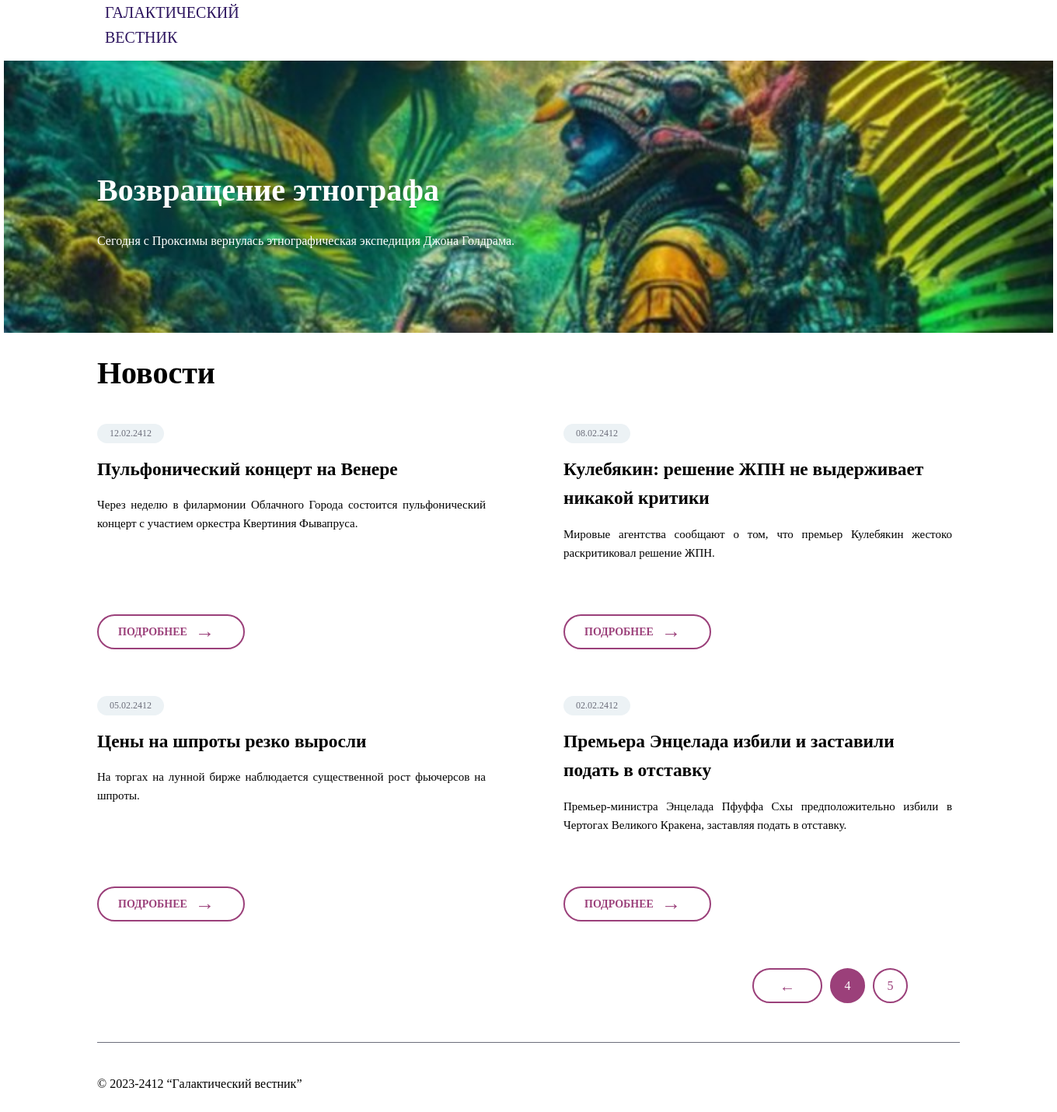
The app's page /news/group=1&newseg=0 with its own data.
### tables this page shows
CREATE TABLE `news` (
  `id` int(11) unsigned NOT NULL AUTO_INCREMENT,
  `date` datetime NULL DEFAULT NULL,
  `title` varchar(250) NOT NULL DEFAULT '',
  `announce` text NULL DEFAULT NULL,
  `content` text NULL DEFAULT NULL,
  `image` varchar(250) NOT NULL DEFAULT '',
  PRIMARY KEY (`id`),
  KEY `id` (`id`),

  KEY `idx_news_date` (`date`));

### index.php (called while the page is built, shortened)
<?php
$partsOrig = explode("/", $_SERVER["REQUEST_URI"]);
$prefix = '/news';
$postfix = '/newsID=';
$parts[1] = $partsOrig[1] ?? Null;
$parts[2] = $partsOrig[2] ?? Null;
$parts[3] = $partsOrig[3] ?? Null;
$uriFirstLevel = preg_match('/news/', (string) $parts[1]);
$uriSecondLevel = preg_match('/group=[0-9]*&newseg=[0-9]*/',(string) $parts[2]);
$uriThridLevel = preg_match('/newsID=[0-9]*/',(string) $parts[3]);
if ( ($parts[1] == NULL or $parts[1] == 'news') and $parts[2] == NULL):
    header("Location: /news/group=0&newseg=0");
    exit;
 elseif ( $uriFirstLevel == True and $uriSecondLevel == True and $parts[3] == Null):
$numbers = preg_split("/[=&]/",$parts[2]);
$newsID = $parts[3] ?? Null;
elseif ( $uriFirstLevel == True and $uriSecondLevel == True and $uriThridLevel == True):
$numbers = preg_split("/[=&]/",$parts[2]);
$newsID = preg_split("/=/",$parts[3])[1];
else:
    http_response_code(404);
	echo "<h3>Ошибка 404</h3><p1>Страница не существует</p1>";
	exit;
endif;
$database = new Database("localhost","galaxy_newspaper", "admin@localhost", "myawesomepass");
$gateway = new NewsGateway($database);
$view = new mainPageView();
$newsView = new showNewsView();
$controller = new NewsController($gateway,$view,$newsView);
$controller -> processRequest($_SERVER["REQUEST_METHOD"], (int)$numbers[1], (int) $numbers[3],$prefix,$postfix,$newsID);

### src/NewsGateway.php (called while the page is built)
<?php
class NewsGateway
{
    private PDO $conn;
    public function __construct(Database $database)
    {
        $this -> conn = $database -> getConnection();
    }
    public function getAll(): array
    {
        $sql = 'SELECT id, DATE_FORMAT(date, "%d.%m.%Y") as date,title,announce,content,image FROM news GROUP BY date DESC';
        $stmt = $this -> conn -> query($sql);
        $data = [];
        while ($row = $stmt -> fetch(PDO::FETCH_ASSOC)) {
            $data[] = $row;
        }
        return $data;
    }
}

### src/Database.php (called while the page is built, shortened)
<?php
class Database {
    public function getConnection(): PDO
    {
        $dsn = "mysql:host={$this->host};dbname={$this->name};charset=utf8";
        return new PDO($dsn, $this->user, $this->password, [
            PDO::ATTR_EMULATE_PREPARES => false,
            PDO::ATTR_STRINGIFY_FETCHES => false
        ]);
    }
}

### src/mainPageView.php (the view, shortened to what this page needs)
<?php
class mainPageView {
    public function newsDisplay (int $bubbleButtonsSect, int $bubbleButtonNum, array $groupFirstLevel, array $groupSecondLevel, string $adressPrefix, string $postfix): void {
echo '
<!DOCTYPE html>
<html>
<head>
<script type="text/javascript">
window.onbeforeunload = function() {
    sessionStorage.setItem("scrollPosition", window.scrollY.toString());
};
// After refreshing the page, set the scroll position
window.onload = function() {
    if(sessionStorage.getItem("scrollPosition") !== null) {
      window.scrollTo(0, parseInt(sessionStorage.getItem("scrollPosition")));
    }
};
</script>
<meta http-equiv="content-type" content="text/html; charset=UTF-8">
<link href="/src/mainPageView.css" rel="stylesheet" type="text/css" />
</head>
<body>
<div class="container">
<div class="top_panel">
<div class="logo">
    <object data="/src/Vector.svg"></object>
</div> <div> <a>ГАЛАКТИЧЕСКИЙ </br> ВЕСТНИК</a> </div>
</div>
<!-- <div class="maintext">
  <h2> Book room </h2>
  <p> some content</p>
</div> -->
<div class="last_news">
  <div><h1>' . $groupSecondLevel[0][0][0]['title'] . '</h1><p>'  .  $groupSecondLevel[0][0][0]['announce'] . '</div>
</div>
<div class="news_label">
<h1>Новости</h1>
</div>
<div class="news_list">
';
foreach($groupSecondLevel[$bubbleButtonsSect][$bubbleButtonNum] as $newsSection) {
echo '
<div class="news_content">
<a href="' . $adressPrefix . '/group=' . $bubbleButtonsSect . '&newseg=' . $bubbleButtonNum .$postfix . (string) $newsSection['id']  . '" class="news_content_button_link">
<div class="data">' . $newsSection['date'] . '</div>
<div class="news_content_level_II">
<div class="news_title"><h3>' . $newsSection['title'] . '</h3></div>
<div class="news_content_level_III"><p>' . $newsSection['announce'] . '</p></div>
</div>
<div class="open_news_button"><div class="open_news_button_textcontent">ПОДРОБНЕЕ </div><div class="arrow_form">&#8594</div></div>
</a>
</div>
';
};
echo '
</div>
<div class="switch_line">
<div class="news_switch_section"> ';
if ($bubbleButtonsSect > 0) {
		echo '<a href="' . $adressPrefix . '/group='. (string)($bubbleButtonsSect - 1) .'&newseg=0" class="next_previous_button_link"><div class="next_previous_button">&#8592</div></a>';
	};
	$segIndex = 0;
for($x = $bubbleButtonsSect*3; $x < $bubbleButtonsSect*3 + count($groupSecondLevel[$bubbleButtonsSect]); $x++) {
	$buttonText = $x+1;
    if ((int) $buttonText == 3*$bubbleButtonsSect + $bubbleButtonNum + 1) {
    echo '<a href="' . $adressPrefix .'/group='. $bubbleButtonsSect .'&newseg=' .        $segIndex . '" class = "bubbleButtonHypLink"><div    class="next_previous_button_selected"><div   class="bubbleButtonText">' . $buttonText . '</div></div></a>';
} else { echo '<a href="' . $adressPrefix . '/group='. $bubbleButtonsSect .'&newseg='. $segIndex . '" class = "bubbleButtonHypLink"><div class="news_switch_section_switch_I"><div class="bubbleButtonText">'. $buttonText .'</div></div></a>';
};
    $segIndex++;
};
echo '
</div>
</div>
';
echo '
<div class="footer_line"></div>
<div>
<footer class = "footer_content">
<div>
  <p>&copy 2023-2412 <q>Галактический вестник</q></p>
</div>
</footer>
</div>
<script src="https://ajax.googleapis.com/ajax/libs/jquery/3.6.0/jquery.min.js"></script>
<script>
        $(document).ready(function() {
            $(".last_news").css("backgroundImage", "url(/src/images/' . $groupSecondLevel[0][0][0]['image'] . ')");
        });
</script>
</body>
</html>
';
}
}

### src/mainPageView.css (style rules this page uses)
*, *:before, *:after { margin:0; padding:0; -webkit-box-sizing: border-box; -moz-box-sizing: border-box; -ms-box-sizing: border-box; box-sizing: border-box; }
body { margin:0; line-height:1.6; font-family: Serif; }
.container { width:100%; max-width: 1350px; max-height: 2186px; margin: 0 auto; }
.top_panel { background-color: #FFFFFF; overflow: hidden; text-align: left; text-decoration: none; font-size: 20px; margin-left: 120px; padding-bottom:1%; color: #2C145E; }
.top_panel div { display: flex; float: left; margin-right:10px; }
.last_news { background: url("c6e252ce94fd757ae97522197c394239.jpg") no-repeat center center; -webkit-background-size; -moz-background-size:cover; -o-background-size:cover; background-size: cover; overflow:hidden; height:350px; width:1350px; }
.last_news div { position:relative; padding-top: 10%; font-color: white; color: white; padding-left: 120px; width:1100px; }
.last_news h1 { font-size: 40px; margin-bottom:20px; }
.news_label { overflow: hidden; text-align: left; text-decoration: none; font-size: 20px; margin-left: 120px; padding-bottom:1%; width:1520; height:90px font-size: 64px; margin-top:20px; margin-bottom:20px; }
.news_content { text-decoration:none; width:500px; height:290px; position:relative; margin-right:100px; margin-bottom:60px; }
.news_content_button_link { text-decoration:none; color:black; }
.news_list { display:flex; flex-wrap: wrap; margin-left:120px; }
.data { margin-bottom:15px; }
.news_content_level_II { font-size:14px; text-align:justify; }
.news_title { font-size:20px; text-align:left; }
.news_content_level_III { margin-top:15px; font-size:15px; }
.data { background:#ECF2F5; width: 86px; height:25px; border-radius: 20px; text-align:center; align-items: center; padding-top:3px; font-size:12px; color:#6C6E7B; }
.open_news_button { background:white; width: 190px; height:45px; border-radius: 50px; text-align:center; display: flex; color:#9B407A; border-style:solid; border-width:2px; border-color:#9B407A; position:absolute; bottom:0px; }
.open_news_button_textcontent { position:relative; top:10px; padding-left:25px; margin-right:10px; font-size:14px; font-weight: bold; }
.arrow_form { position:relative; bottom:0px; font-size:25px; }
.switch_line { width:100%; height:55px; }
.news_switch_section { display:flex; height:54px; width:322px; float:right; margin-right:65px; }
.bubbleButtonHypLink { text-decoration:none; }
.news_switch_section_switch_I { border-radius: 100%; border-style: solid; border-width: 2px; width:45px; height:45px; text-align: center; padding-top:4%; margin-right:10px; color:#9B407A; }
.bubbleButtonText { position:relative; top:6px; font-size:16px; }
.next_previous_button_selected { background:#9B407A; color: white; border-color: #9B407A; border-radius: 100%; border-style: solid; border-width: 2px; width:45px; height:45px; text-align: center; padding-top:4%; margin-right:10px; }
.next_previous_button_link { text-decoration:none; padding-right:10px; }
.next_previous_button { background:white; width: 90px; height:45px; border-radius: 50px; text-align:center; font-size:20px; font-weight:bold; color:#9B407A; border-style:solid; border-width:2px; border-color:#9B407A; padding-top:5px; }
.footer_content { margin-left:120px; margin-bottom:40px; }
.footer_line { margin-top:40px; margin-right:120px; margin-left:120px; border-top: 1px solid #6C6E7B; margin-bottom:40px; }

### records on screen
news: title "Возвращение этнографа", announce "Сегодня с Проксимы вернулась этнографическая экспедиция Джона Голдрама."
news: date "12.02.2412", title "Пульфонический концерт на Венере", announce "Через неделю в филармонии Облачного Города состоится пульфонический концерт с участием оркестра Квертиния Фывапруса."
news: date "08.02.2412", title "Кулебякин: решение ЖПН не выдерживает никакой критики", announce "Мировые агентства сообщают о том, что премьер Кулебякин жестоко раскритиковал решение ЖПН."
news: date "05.02.2412", title "Цены на шпроты резко выросли", announce "На торгах на лунной бирже наблюдается существенной рост фьючерсов на шпроты."
news: date "02.02.2412", title "Премьера Энцелада избили и заставили подать в отставку", announce "Премьер-министра Энцелада Пфуффа Схы предположительно избили в Чертогах Великого Кракена, заставляя подать в отставку."

### other values on screen
$buttonText "4"
$buttonText "5"
